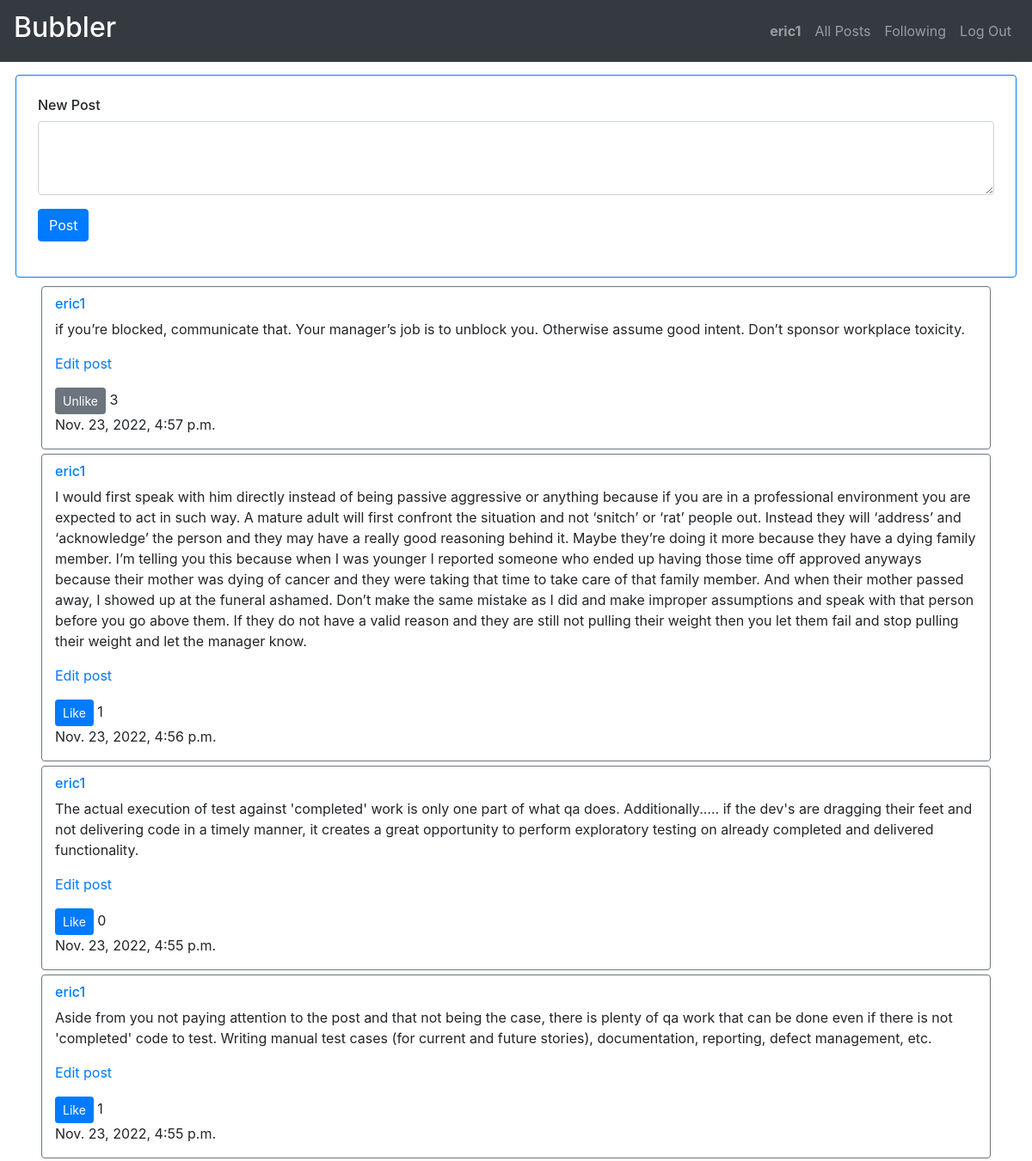
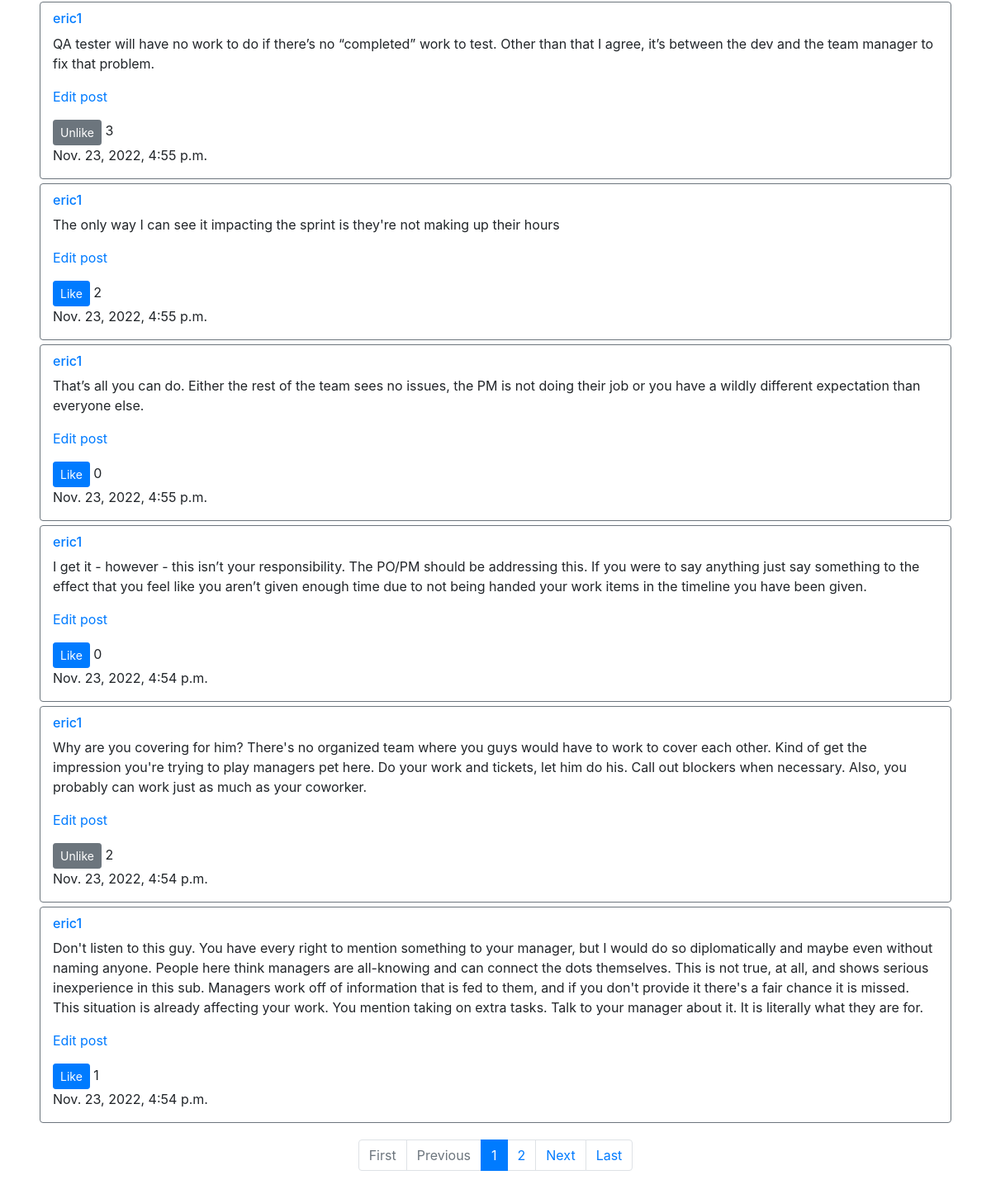
The app's page / (signed in) with its own data (2 pictures, top to bottom).
### network/models.py (models this page shows, shortened)
class User(AbstractUser):
    time = models.DateTimeField(auto_now_add=True)

class Post(models.Model):
    poster = models.ForeignKey(User, on_delete=models.CASCADE, related_name='post')
    content = models.CharField(max_length=1300)
    likes = models.IntegerField()
    time = models.DateTimeField(auto_now_add=True)

### network/views.py (the view)
# urls.py: path("", views.index, name="index"),
def index(request):
    if request.method == "POST":
        post = Post(
            poster = request.user,
            content = request.POST["content"],
            likes = 0
        )
        post.save()
        return HttpResponseRedirect(reverse("index"))
    else:
        posts = Post.objects.all().order_by("-time")
        if request.user.is_authenticated:
            liked = list(Like.objects.filter(liker=request.user).values_list('post', flat=True))
            liked_list = Post.objects.filter(pk__in=liked)
        else:
            liked_list = []
        paginator = Paginator(posts, 10)
        page_number = request.GET.get('page')
        page_obj = paginator.get_page(page_number)
        return render(request, "network/index.html", {
            "page_obj": page_obj,
            "liked_list": liked_list
        })

### network/templates/network/index.html (shortened to what this page needs)
{% extends "network/layout.html" %}
{% block body %}
    {% if user.is_authenticated %}
        <div class="container border border-primary rounded" style="margin-top:15px; margin-bottom: 10px; padding: 25px; max-width:97%;">
            <h6>New Post</h6>
            <form action="{% url 'index' %}" method="post">
                <div class="form-group">
                    <textarea class="form-control" name="content" rows="3" required></textarea>
                </div>
                <div class="form-group">
                    <input class="btn btn-primary" type="submit" value="Post">
                </div>
            </form>
        </div>
    {% else %}
        <br>
    {% endif %}
    {% for post in page_obj %}
        <div class="container border border-secondary rounded" id="post{{ post.id }}" style="margin-top: 5px; padding-top: 10px; max-width: 92%;">
            <h6><a href="{% url 'profile' post.poster.id %}">{{ post.poster.username }}</a></h6>
            <p id="content{{ post.id }}">{{ post.content }}</p>
            {% if user.is_authenticated %}
                {% if user == post.poster %}
                    <p><a onclick="edit('{{ post.id }}');" href="javascript:void(0);">Edit post</a></p>
                {% endif %}
            {% endif %}
            {% if user.is_authenticated %}
                {% if post not in liked_list %}
                    <button class="btn btn-primary btn-sm" id="like_button{{ post.id }}" onclick="like('{{ post.id }}')">Like</button>
                {% else %}
                    <button class="btn btn-secondary btn-sm" id="like_button{{ post.id }}" onclick="like('{{ post.id }}')">Unlike</button>
                {% endif %}
            {% else %}
                <p style="display: inline;">Likes: </p>
            {% endif %}
            <p id="like_count{{ post.id }}" style="display: inline;">{{ post.likes }}</p>
            <p>{{ post.time }}</p>
        </div>
    {% endfor %}
    <div class="container" style="margin-top: 20px; margin-bottom: 20px; display: flex; justify-content: center; align-items: center;">
        <nav aria-label="...">
            <ul class="pagination">
                {% if page_obj.has_previous %}
                    <li class="page-item">
                        <a class="page-link" href="?page=1" tabindex="-1">First</a>
                    </li>
                    <li class="page-item">
                        <a class="page-link" href="?page={{ page_obj.previous_page_number }}" tabindex="-1">Previous</a>
                    </li>
                    <li class="page-item">
                        <a class="page-link" href="?page={{ page_obj.previous_page_number }}" tabindex="-1">{{ page_obj.previous_page_number }}</a>
                    </li>
                {% else %}
                    <li class="page-item disabled">
                        <a class="page-link" href="#" tabindex="-1" aria-disabled="true">First</a>
                    </li>
                    <li class="page-item disabled">
                        <a class="page-link" href="#" tabindex="-1" aria-disabled="true">Previous</a>
                    </li>
                {% endif %}
                <li class="page-item active" aria-current="page">
                    <a class="page-link" href="#">{{ page_obj.number }}<span class="sr-only">(current)</span></a>
                </li>
                {% if page_obj.has_next %}
                    <li class="page-item">
                        <a class="page-link" href="?page={{ page_obj.next_page_number }}">{{ page_obj.next_page_number }}</a>
                    </li>
                    <li class="page-item">
                        <a class="page-link" href="?page={{ page_obj.next_page_number }}">Next</a>
                    </li>
                    <li class="page-item">
                        <a class="page-link" href="?page={{ page_obj.paginator.num_pages }}">Last</a>
                    </li>
                {% endif %}
            </ul>
        </nav>
    </div>
{% endblock %}

### network/templates/network/layout.html (shortened to what this page needs)
{% load static %}
<!DOCTYPE html>
<html lang="en">
    <head>
        <link rel="stylesheet" href="https://stackpath.bootstrapcdn.com/bootstrap/4.4.1/css/bootstrap.min.css">
        <link href="{% static 'network/styles.css' %}" rel="stylesheet">
    </head>
    <body>
        <nav class="navbar navbar-expand-lg navbar-dark bg-dark justify-content-between">
            <a class="navbar-brand" href="#"><h2>Bubbler</h2></a>
            <div>
              <ul class="navbar-nav mr-auto">
                {% if user.is_authenticated %}
                    <li class="nav-item">
                        <a class="nav-link" href="{% url 'profile' user.id %}"><strong>{{ user.username }}</strong></a>
                    </li>
                {% endif %}
                <li class="nav-item">
                  <a class="nav-link" href="{% url 'index' %}">All Posts</a>
                </li>
                {% if user.is_authenticated %}
                    <li class="nav-item">
                        <a class="nav-link" href="{% url 'following' %}">Following</a>
                    </li>
                    <li class="nav-item">
                        <a class="nav-link" href="{% url 'logout' %}">Log Out</a>
                    </li>
                {% endif %}
              </ul>
            </div>
          </nav>
        <div class="body">
            {% block body %}
            {% endblock %}
        </div>
    </body>
</html>

### records on screen
User: username "eric1"
Post: poster.username "eric1", content "if you’re blocked, communicate that. Your manager’s job is to unblock you. Otherwise assume good intent. Don’t sponsor workplace toxicity.", likes "3", time "Nov. 23, 2022, 4:57 p.m."
Post: poster.username "eric1", content "I would first speak with him directly instead of being passive aggressive or anything because if you are in a professional environment you are expected to act in such way. A mature adult will first confront the situation and not ‘snitch’ or ‘rat’ people out. Instead they will ‘address’ and ‘acknowledge’ the person and they may have a really good reasoning behind it. Maybe they’re doing it more because they have a dying family member. I’m telling you this because when I was younger I reported someone who ended up having those time off approved anyways because their mother was dying of cancer and they were taking that time to take care of that family member. And when their mother passed away,…", likes "1", time "Nov. 23, 2022, 4:56 p.m."
Post: poster.username "eric1", content "The actual execution of test against 'completed' work is only one part of what qa does. Additionally..... if the dev's are dragging their feet and not delivering code in a timely manner, it creates a great opportunity to perform exploratory testing on already completed and delivered functionality.", likes "0", time "Nov. 23, 2022, 4:55 p.m."
Post: poster.username "eric1", content "Aside from you not paying attention to the post and that not being the case, there is plenty of qa work that can be done even if there is not 'completed' code to test. Writing manual test cases (for current and future stories), documentation, reporting, defect management, etc.", likes "1", time "Nov. 23, 2022, 4:55 p.m."
Post: poster.username "eric1", content "QA tester will have no work to do if there’s no “completed” work to test. Other than that I agree, it’s between the dev and the team manager to fix that problem.", likes "3", time "Nov. 23, 2022, 4:55 p.m."
Post: poster.username "eric1", content "The only way I can see it impacting the sprint is they're not making up their hours", likes "2", time "Nov. 23, 2022, 4:55 p.m."
Post: poster.username "eric1", content "That’s all you can do. Either the rest of the team sees no issues, the PM is not doing their job or you have a wildly different expectation than everyone else.", likes "0", time "Nov. 23, 2022, 4:55 p.m."
Post: poster.username "eric1", content "I get it - however - this isn’t your responsibility. The PO/PM should be addressing this. If you were to say anything just say something to the effect that you feel like you aren’t given enough time due to not being handed your work items in the timeline you have been given.", likes "0", time "Nov. 23, 2022, 4:54 p.m."
Post: poster.username "eric1", content "Why are you covering for him? There's no organized team where you guys would have to work to cover each other. Kind of get the impression you're trying to play managers pet here. Do your work and tickets, let him do his. Call out blockers when necessary. Also, you probably can work just as much as your coworker.", likes "2", time "Nov. 23, 2022, 4:54 p.m."
Post: poster.username "eric1", content "Don't listen to this guy. You have every right to mention something to your manager, but I would do so diplomatically and maybe even without naming anyone. People here think managers are all-knowing and can connect the dots themselves. This is not true, at all, and shows serious inexperience in this sub. Managers work off of information that is fed to them, and if you don't provide it there's a fair chance it is missed. This situation is already affecting your work. You mention taking on extra tasks. Talk to your manager about it. It is literally what they are for.", likes "1", time "Nov. 23, 2022, 4:54 p.m."

### other values on screen
{{ page_obj.number }} "1"
{{ page_obj.next_page_number }} "2"
